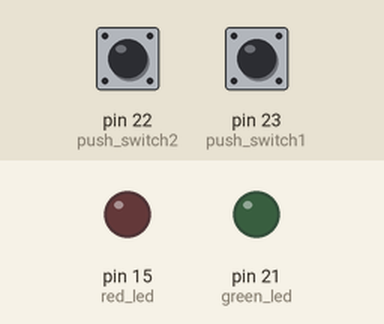
A sketch run on a simulated Arduino Mega 2560, built with avr-gcc and run on an emulated ATmega2560. On the bench: output pins drawn as LEDs (lit = HIGH). The inputs (shaded band) are chosen by the test bench; at power-on: pin 22 (push_switch2) LOW, pin 23 (push_switch1) LOW.

Above: at 0.6 s.
At 15.2 s:
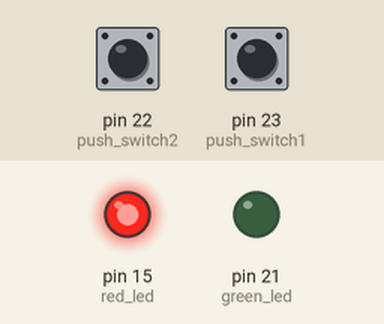
At 20.9 s:
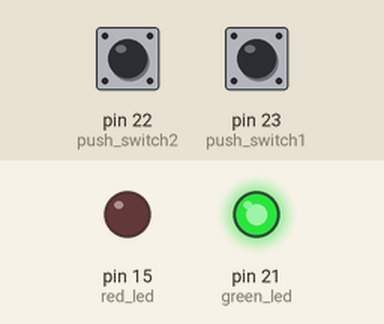
Timing chart, 0 to 28.5 s (numbered marks = the images above):
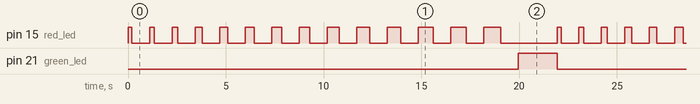

Measured:
- by itself, pin 15 (red_led): moves between LOW and HIGH, repeating every 22.0 s
- by itself, pin 21 (green_led): alternates HIGH for 2.0 s and LOW for 20.0 s
- by itself, everything shown: repeats every 22.0 s, in 30 steps

The sketch:

H00219071_assignment_1_Version_1.ino
```cpp
//Charles Birdsall H00219071//
//B32DG Embedded Systems Assignment1//
//Aduino sequence version 1: simple without switch input//
//Please note that this version of the code uses milliseconds instead of micro seconds//

//Establish pins as variables
const int red_led = 15;
const int green_led = 21;
const int push_switch1 = 23;
const int push_switch2 = 22;
//Establish variables
const int a=200;
const int b=900;
const int c=14;
const int d=2000;
const int setmode=1;

void setup() {
//Establish pins as inputs or outputs
pinMode(green_led, OUTPUT);
pinMode(red_led, OUTPUT);
pinMode(push_switch1, INPUT);
pinMode(push_switch2, INPUT);

}

void loop() {

int i;  //i counts the number of loops
//Establish 2x variables to read in from the pushswitches
int ps1s = digitalRead(push_switch1);
int ps2s = digitalRead(push_switch2);

for (i=0; i<c; i=i+1){  //This for loop counts as long as i is below the value of c and incrementally increases it by unity
  digitalWrite(red_led,HIGH); // turn red led on
  delay(a+(i*50)); //create a delay that increases by 50ms with each loop
  digitalWrite(red_led,LOW); //Turn red led off
  delay(b);} // wait the length of B between individual pulses

if (i==c){ //when i reaches the value of c
  digitalWrite(green_led,HIGH);  //turn green led on
  delay (d); //leave it on for length d
  digitalWrite(green_led,LOW); }  //turn green led off
}
```
